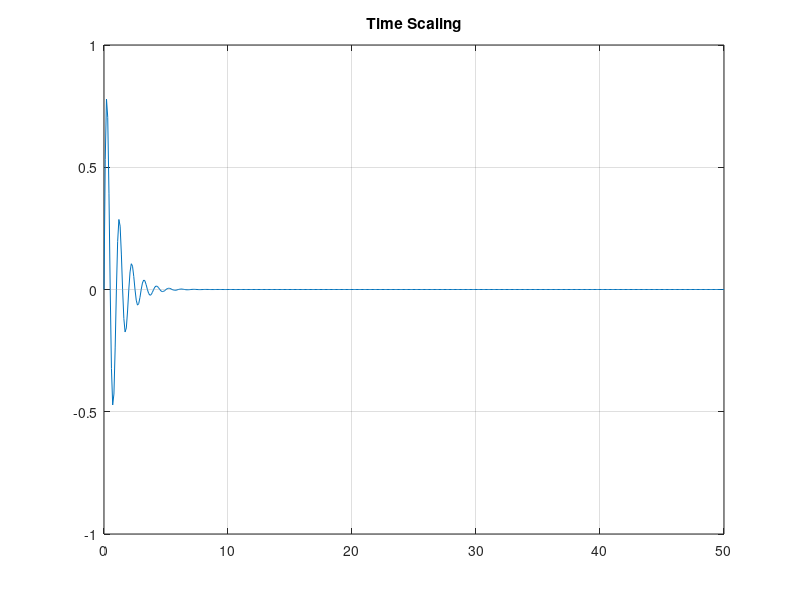

Recreate this plot in MATLAB.

clear all;
close all;


for a = 0.1:0.1:5;
t = 0:0.1:50;
t1 = t/a;
y = exp(-0.1*t1).*sin(2*pi*t1/10);

plot(t, y);grid on;axis([0 50 -1 1]);title('Time Scaling');
pause(0.1);
% movieVector(ind) = getframe(1);
% ind = ind + 1;
end;

for a = 5:-0.1:0.1;
t = 0:0.1:50;
t1 = t/a;
y = exp(-0.1*t1).*sin(2*pi*t1/10);

plot(t, y);grid on;axis([0 50 -1 1]);title('Time Scaling');
pause(0.1);
% movieVector(ind) = getframe(1);
% ind = ind +1;
end;


% myWriter = VideoWriter('Time_Scaling', 'MPEG-4');
% myWriter.FrameRate = 10;
% open(myWriter);
% writeVideo(myWriter, movieVector);
% close(myWriter);


% for t0 = 25:-1:0;
% t = 0:0.1:50;
% y = exp(-0.1*t).*sin(2*pi*t/10);
% plot(t, y1);grid on;
% pause(0.1);
% end;